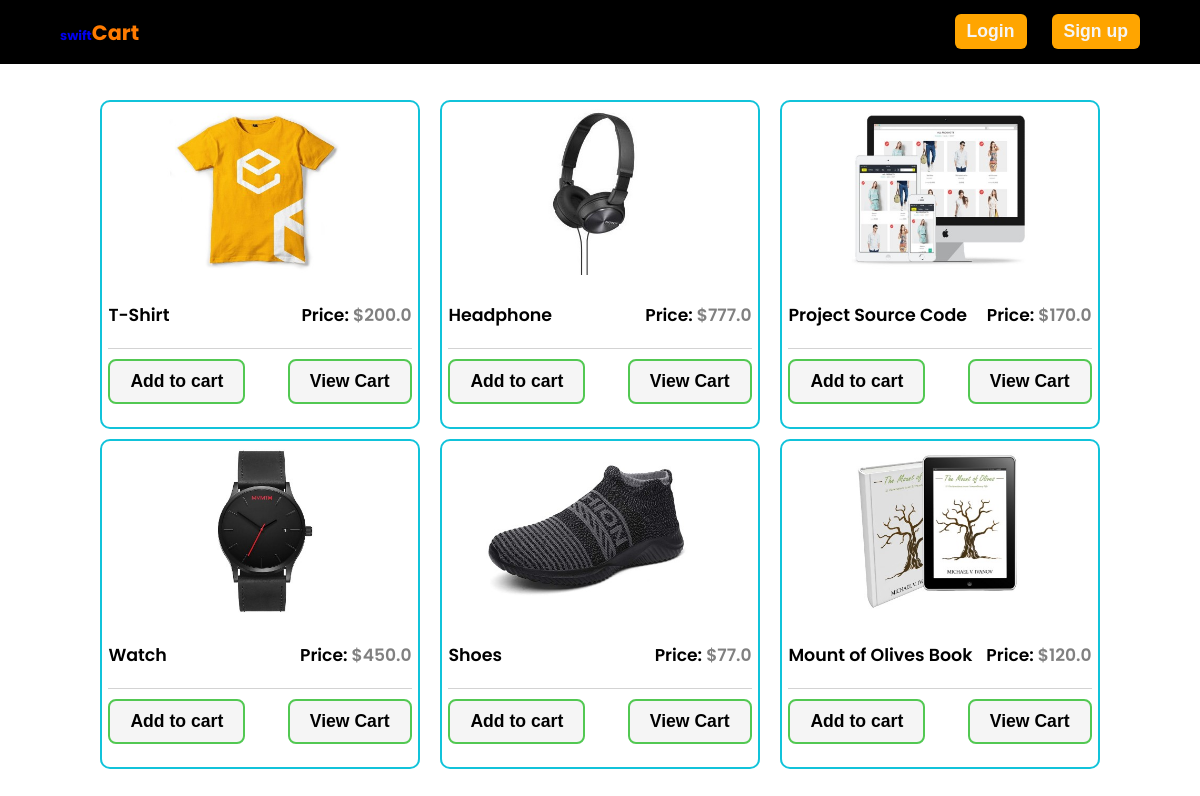
The page / on the database its author committed.
### store/models.py (models this page shows, shortened)
class Product(models.Model):
    name = models.CharField(max_length=200, null=True)
    price = models.FloatField()
    digital = models.BooleanField(default=False, null=True, blank=True )
    image = models.ImageField(null=True, blank=True)

### store/views.py (the view, shortened to what this page needs)
# urls.py: path('', views.shop, name='home'),
def shop(request):
    products = Product.objects.all()
    cart_items_count = 0  # Default to 0 if the user is not logged in
    context = {
        'products': products,
        'cart_items_count': cart_items_count,
    }
    return render(request, 'store/shop.html', context)

### store/templates/store/shop.html (shortened to what this page needs)
{% extends "store/main.html" %}
{% load static %}
{% block content %}
<div class="container">
    <div class="grid-layout">
        {% for product in products %}
        <div class="layout">
            <div class="img-container">
                <img src="{{product.image.url}}" alt="img">
                <div class="name-price">
                    <p class="product-name">{{product.name}}</p>
                    <p class="product-price">Price: <span class="price">
                        ${{product.price}}
                    </span>
                    </p>
                </div>
                <div class="line"></div>
                <div class="img-functions">
                    {% if user.is_authenticated %}
                    <button class="add-to-cart-btn" data-name="{{product.name}}">Add to cart</button>
                    <a href="{% url 'cart' %}" class="go-to-cart">
                    <button>
                            View Cart
                        </button>
                    </a>
                    {% else %}
                    <button class="add-to-cart-btn disabled" id="add-to-cart-button">Add to cart</button>
                    <button id="view-cart-btn" class="disabled">
                            View Cart
                        </button>
                    {% endif %}
                </div>
            </div>
        </div>
        {% endfor %}
    </div>
</div>
{% endblock %}

### static/css/style.css (style rules this page uses)
* { margin: 0; padding: 0; box-sizing: border-box; }
html,body { scroll-behavior: smooth; width: 100%; overflow-x: hidden; overflow-y: auto; position: relative; min-height: 200vh; font-family:'Poppins', sans-serif; }
body { font-family:'Poppins', sans-serif; background-color: white; }
.container { max-width:1000px; margin:0 auto; width:100%; position: relative; margin-top: 100px; }
.name-price { display:flex; justify-content: space-between; }
.name-price .product-name { font-size: 1.09rem; font-weight: 600; }
.grid-layout { margin-top: 10px; display: grid; grid-template-columns: 1fr 1fr 1fr; gap:10px 20px; height: auto; }
.layout { background-color:white; max-width: fit-content; padding:1% 2%; border:2px solid rgb(17, 195, 218); border-radius: 10px; }
.img-container img { height:170px; }
.img-container img { margin-bottom: 20px; }
.img-functions { display: flex; justify-content: space-between; margin-bottom: 20px; }
.img-functions button { padding: 10px 20px; border-radius: 8px; outline: none; border: 2px solid rgb(82, 200, 82); cursor: pointer; background-color: whitesmoke; font-weight: 700; font-size: 1.1rem; position: relative; z-index: 1; overflow: hidden; transition: color 0.5s ease; }
.img-functions button::before { content: ''; position: absolute; top: 0; left: -100%; width: 100%; height: 100%; background-color: rgb(82, 200, 82); transition: left 0.5s ease; z-index: -1; }
.product-price { font-size: 1.07rem; font-weight: 600; padding-bottom: 20px; }
.img-container .line { margin-bottom: 10px; border-bottom:1px solid lightgrey; height:1px; }
.price { color:grey }
.line { height:1px; width:100%; margin:0 auto 10px auto; background-color: lightgray; }

### rows shown on the page
Product: image (picture), name "T-Shirt", price "200.0"
Product: image (picture), name "Headphone", price "777.0"
Product: image (picture), name "Project Source Code", price "170.0"
Product: image (picture), name "Watch", price "450.0"
Product: image (picture), name "Shoes", price "77.0"
Product: image (picture), name "Mount of Olives Book", price "120.0"
